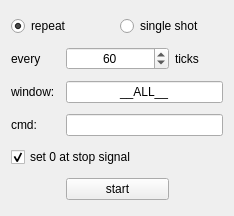
<?xml version="1.0" encoding="UTF-8"?>
<ui version="4.0">
 <class>signalTimerWindow</class>
 <widget class="QWidget" name="signalTimerWindow">
  <property name="geometry">
   <rect>
    <x>0</x>
    <y>0</y>
    <width>234</width>
    <height>216</height>
   </rect>
  </property>
  <property name="windowTitle">
   <string>signal timer</string>
  </property>
  <layout class="QGridLayout" name="gridLayout">
   <item row="0" column="0" colspan="2">
    <widget class="QRadioButton" name="rad_repeat">
     <property name="text">
      <string>repeat</string>
     </property>
     <property name="checked">
      <bool>true</bool>
     </property>
    </widget>
   </item>
   <item row="0" column="2" colspan="2">
    <widget class="QRadioButton" name="rad_singleShot">
     <property name="text">
      <string>single shot</string>
     </property>
    </widget>
   </item>
   <item row="1" column="0">
    <widget class="QLabel" name="lbl_every_lbl">
     <property name="text">
      <string>every</string>
     </property>
    </widget>
   </item>
   <item row="1" column="1" colspan="2">
    <widget class="QSpinBox" name="spb_ticks">
     <property name="alignment">
      <set>Qt::AlignCenter</set>
     </property>
     <property name="minimum">
      <number>1</number>
     </property>
     <property name="maximum">
      <number>1000000</number>
     </property>
     <property name="value">
      <number>60</number>
     </property>
    </widget>
   </item>
   <item row="1" column="3">
    <widget class="QLabel" name="lbl_ticks_lbl">
     <property name="text">
      <string>ticks</string>
     </property>
    </widget>
   </item>
   <item row="2" column="0">
    <widget class="QLabel" name="lbl_window_lbl">
     <property name="text">
      <string>window:</string>
     </property>
    </widget>
   </item>
   <item row="2" column="1" colspan="3">
    <widget class="QLineEdit" name="txt_window">
     <property name="text">
      <string>__ALL__</string>
     </property>
     <property name="alignment">
      <set>Qt::AlignCenter</set>
     </property>
    </widget>
   </item>
   <item row="3" column="1" colspan="3">
    <widget class="QLineEdit" name="txt_cmd">
     <property name="text">
      <string/>
     </property>
     <property name="alignment">
      <set>Qt::AlignCenter</set>
     </property>
    </widget>
   </item>
   <item row="4" column="0" colspan="3">
    <widget class="QCheckBox" name="chb_setZeroAtStopSignal">
     <property name="text">
      <string>set 0 at stop signal</string>
     </property>
     <property name="checked">
      <bool>true</bool>
     </property>
    </widget>
   </item>
   <item row="5" column="1" colspan="2">
    <widget class="QPushButton" name="btn_startStop">
     <property name="text">
      <string>start</string>
     </property>
    </widget>
   </item>
   <item row="3" column="0">
    <widget class="QLabel" name="lbl_cmd">
     <property name="text">
      <string>cmd:</string>
     </property>
    </widget>
   </item>
  </layout>
 </widget>
 <resources/>
 <connections/>
</ui>
